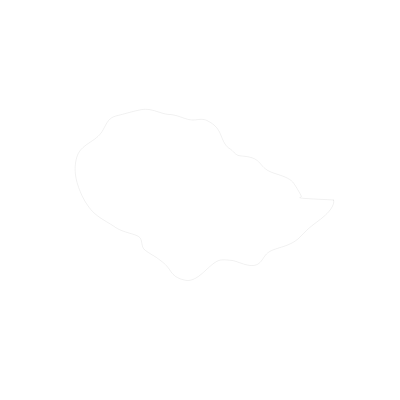
Frame 1 (no input)
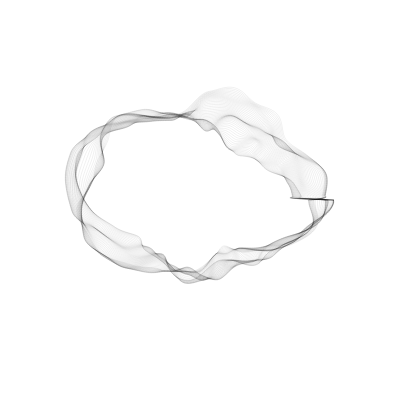
Frame 60 (no input)
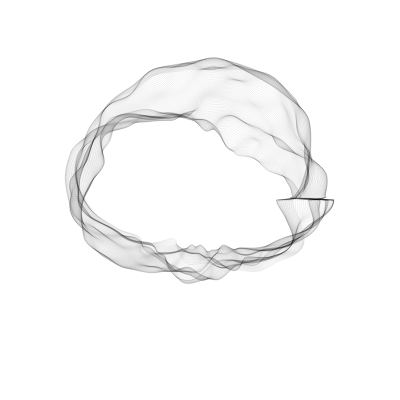
Frame 120 (the mouse pressed at the canvas centre since frame 60)

The p5.js sketch that drew these frames (run headless with seeded random() and noise() and a simulated clock; from frame 60 on, the mouse is pressed at the canvas centre):

// p5.js sketch
// ── sketch.js
let time = 0;

function setup() {
  createCanvas(400, 400);
  stroke(0, 15);
  noFill();

  angleMode(DEGREES);
}

function draw() {
    // Clear the background every 600 frames
    if (frameCount % 600 == 0) {
        clear();
    }

    // Draw sphere with noisy radius
    beginShape();
    for (var ang = 0; ang < 360; ang++) {
        var radius = 200 * noise(ang/100, time);

        var x = width/2 + radius * cos(ang);
        var y = height/2 + radius * sin(ang);

        curveVertex(x, y);
    }
    endShape(CLOSE);

    time += 0.01;
}
